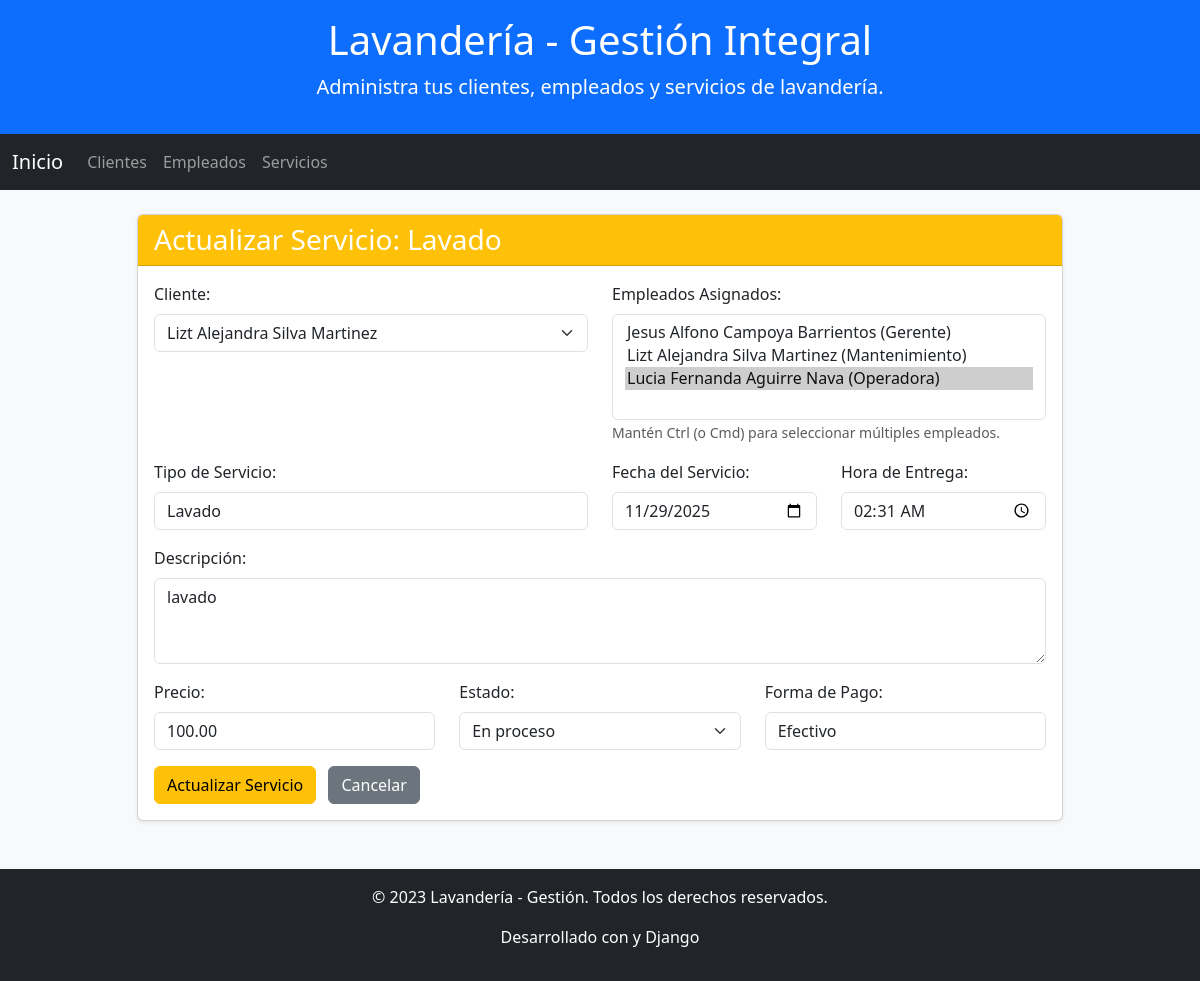
The app's page /servicios/actualizar/1/ with its own data.
### app_lavanderia/models.py (models this page shows, shortened)
class Servicio(models.Model):
    cliente = models.ForeignKey(Cliente, on_delete=models.CASCADE, related_name='servicios')
    tipo_servicio = models.CharField(max_length=100)
    fecha_servicio = models.DateField()
    hora_entrega = models.TimeField()
    descripcion = models.TextField()
    precio = models.DecimalField(max_digits=8, decimal_places=2)
    estado = models.CharField(
        max_length=50,
        choices=[
            ('Pendiente', 'Pendiente'),
            ('En proceso', 'En proceso'),
            ('Completado', 'Completado')
        ],
        default='Pendiente'
    )
    forma_pago = models.CharField(max_length=50, default='Efectivo')

class Cliente(models.Model):
    nombre = models.CharField(max_length=100)
    apellido = models.CharField(max_length=100)
    telefono = models.CharField(max_length=15)
    correo = models.EmailField()
    direccion = models.CharField(max_length=200)
    fecha_registro = models.DateField(auto_now_add=True)
    notas = models.TextField(blank=True, null=True)

### app_lavanderia/views.py (the view, shortened to what this page needs)
# urls.py: path('servicios/actualizar/<int:id>/', views.actualizar_servicio, name='actualizar_servicio'),
def actualizar_servicio(request, id):
    servicio = get_object_or_404(Servicio, id=id)
    clientes = Cliente.objects.all()
    empleados = Empleado.objects.all()
    empleados_seleccionados = servicio.empleados.all()
    return render(request, 'servicio/actualizar_servicio.html', {
        'servicio': servicio,
        'clientes': clientes,
        'empleados': empleados,
        'empleados_seleccionados': empleados_seleccionados,
    })

### app_lavanderia/templates/servicio/actualizar_servicio.html (shortened to what this page needs)
{% extends 'base.html' %}
{% block content %}
<div class="row justify-content-center">
    <div class="col-md-10">
        <div class="card shadow-sm">
            <div class="card-header bg-warning text-white">
                <h3 class="mb-0"> Actualizar Servicio: {{ servicio.tipo_servicio }}</h3>
            </div>
            <div class="card-body">
                <form method="post">
                    <div class="row">
                        <div class="col-md-6 mb-3">
                            <label for="cliente" class="form-label">Cliente:</label>
                            <select class="form-select" id="cliente" name="cliente" required>
                                {% for cliente_option in clientes %}
                                    <option value="{{ cliente_option.id }}" {% if cliente_option == servicio.cliente %}selected{% endif %}>
                                        {{ cliente_option.nombre }} {{ cliente_option.apellido }}
                                    </option>
                                {% endfor %}
                            </select>
                        </div>
                        <div class="col-md-6 mb-3">
                            <label for="empleados" class="form-label">Empleados Asignados:</label>
                            <select class="form-select" id="empleados" name="empleados" multiple required>
                                {% for empleado_option in empleados %}
                                    <option value="{{ empleado_option.id }}" {% if empleado_option in empleados_seleccionados %}selected{% endif %}>
                                        {{ empleado_option.nombre }} {{ empleado_option.apellido }} ({{ empleado_option.puesto }})
                                    </option>
                                {% endfor %}
                            </select>
                            <small class="form-text text-muted">Mantén Ctrl (o Cmd) para seleccionar múltiples empleados.</small>
                        </div>
                    </div>
                    <div class="row">
                        <div class="col-md-6 mb-3">
                            <label for="tipo_servicio" class="form-label">Tipo de Servicio:</label>
                            <input type="text" class="form-control" id="tipo_servicio" name="tipo_servicio" value="{{ servicio.tipo_servicio }}" required>
                        </div>
                        <div class="col-md-3 mb-3">
                            <label for="fecha_servicio" class="form-label">Fecha del Servicio:</label>
                            <input type="date" class="form-control" id="fecha_servicio" name="fecha_servicio" value="{{ servicio.fecha_servicio|date:'Y-m-d' }}" required>
                        </div>
                        <div class="col-md-3 mb-3">
                            <label for="hora_entrega" class="form-label">Hora de Entrega:</label>
                            <input type="time" class="form-control" id="hora_entrega" name="hora_entrega" value="{{ servicio.hora_entrega|time:'H:i' }}" required>
                        </div>
                    </div>
                    <div class="mb-3">
                        <label for="descripcion" class="form-label">Descripción:</label>
                        <textarea class="form-control" id="descripcion" name="descripcion" rows="3" required>{{ servicio.descripcion }}</textarea>
                    </div>
                    <div class="row">
                        <div class="col-md-4 mb-3">
                            <label for="precio" class="form-label">Precio:</label>
                            <input type="number" step="0.01" class="form-control" id="precio" name="precio" value="{{ servicio.precio }}" required>
                        </div>
                        <div class="col-md-4 mb-3">
                            <label for="estado" class="form-label">Estado:</label>
                            <select class="form-select" id="estado" name="estado" required>
                                <option value="En proceso" {% if servicio.estado == 'En proceso' %}selected{% endif %}>En proceso</option>
                            </select>
                        </div>
                        <div class="col-md-4 mb-3">
                            <label for="forma_pago" class="form-label">Forma de Pago:</label>
                            <input type="text" class="form-control" id="forma_pago" name="forma_pago" value="{{ servicio.forma_pago }}">
                        </div>
                    </div>
                    <button type="submit" class="btn btn-warning"> Actualizar Servicio</button>
                    <a href="{% url 'ver_servicios' %}" class="btn btn-secondary ms-2"> Cancelar</a>
                </form>
            </div>
        </div>
    </div>
</div>
{% endblock %}

### records on screen
Servicio: tipo_servicio "Lavado", cliente "Lizt Alejandra Silva Martinez", fecha_servicio "11/29/2025", hora_entrega "02:31", descripcion "lavado", precio "100.00", estado "En proceso", forma_pago "Efectivo"

### other values on screen
form field empleados "Jesus Alfono Campoya Barrientos (Gerente) / Lizt Alejandra Silva Martinez (Mantenimiento) / Lucia Fernanda Aguirre Nava (Operadora) ☑"
